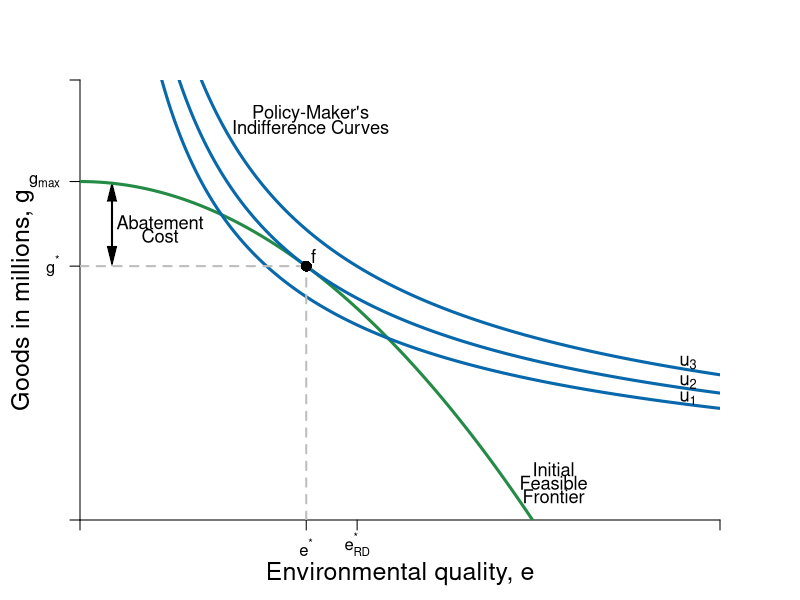

Source code (R):
#Graph Designer: Simon Halliday & Riley Boeth '17 & Madeleine Wettach '20
#Authors: Bowles, Foley and Halliday
#Title: Microeconomics: Competition, Conflict and Coordination

library(shape)
pdf(file = "constrained_optimization/step_by_step_graphs_3/indiff_feasible_environ_rd_step2.pdf", width = 8, height = 8)

#Set parameters for graphics
axislabelsize <- 1.5
labelsize <- 1.1
graphlinewidth <- 3
segmentlinewidth <- 2

COL <- c("#7fc97f", "#beaed4", "#fdc086", "#ffff99", "#386cb0", "#f0027f", "#bf5b17", "#666666")
COLA <- c("#e0f3db", "#99d8c9","#66c2a4","#41ae76", "#238b45", "#005824")
COLB <- c("#4eb3d3", "#2b8cbe", "#0868ac","#084081")

#Edited the margins to cater for the larger LHS labels
par(mar =  c(4, 4, 4, 4))

#Feasibility frontier equation and new feasbility frontier equation with R&D

ppf <- function(x, y) {
  100-((x^2)/2)
}

ppf_rd <- function(x, y) {
  100-((x^2)/3)
}

#change alpha to .4

uFn <- function(x, y, alpha = 0.4){
  (x^alpha)*(y^(1-alpha))
}

#Add limits on axes and levels of utility for each indifference curve

ylims <- c(0, 130)
xlims <- c(0, 20)

npts <- 501 
x <- seq(xlims[1], xlims[2], length.out = npts)
y <- seq(ylims[1], ylims[2], length.out = npts) 

a <- c(27, 29.16, 31.616) #alpha = 0.4

plot(0, 0, xlim = xlims, ylim = ylims, type = "n",
     xlab = expression(paste("")),
     ylab = expression(paste("")), 
     xaxt = "n", 
     yaxt = "n", 
     cex.lab = axislabelsize, 
     bty = "n", 
     xaxs="i", 
     yaxs="i"
)

#x and y limits and ticks 

# ticksx <- seq(from = 0, to = xlims[2], by = 1)
# xlabels <- seq(from = 0, to = xlims[2], by = 1)
# ticksy <- seq(from = 0, to = ylims[2], by = 10)
# ylabels <- seq(from = 0, to = ylims[2], by = 10)

ticksx <- c(xlims[1], 7.07, 8.66, xlims[2])
xlabels <- c(NA, expression(paste(e^"*")), expression(paste(e[RD]^"*")), NA)
ticksy <- c(ylims[1], ppf(x = 7.07), 100, ylims[2])
ylabels <- c(NA, expression(paste(g^"*")), expression(paste(g[max])), NA)

axis(1, at = ticksx, pos = 0, labels = xlabels)
axis(2, at = ticksy, pos = 0, labels = ylabels, las = 1)

npts <- 500 
xx1 <- seq(xlims[1], xlims[2], length.out = npts)
xx2 <- seq(0, xlims[2], length.out = npts)
xx3 <- seq(xlims[1], 0, length.out = npts)
xx4 <- seq(-11, 0, length.out = npts)

Arrows(1, 78, 1, 97, col = "black", lty = 1, lwd = 2, code = 3, arr.type = "triangle", arr.lwd = 0.5)
text(2.5, 88, expression("Abatement"), cex = labelsize)
text(2.5, 84, expression("Cost"), cex = labelsize)

#Draw the feasibility frontiers
lines(xx1, ppf(xx1, y), col = COLA[5], lwd = graphlinewidth)
#lines(xx1, ppf_rd(xx1, y), col = COLA[5], lwd = graphlinewidth)

#Label the feasibility frontier frontier
text(14.8, 15, expression("Initial"), cex = labelsize)
text(14.8, 11, expression("Feasible"), cex = labelsize)
text(14.8, 7, expression("Frontier"), cex = labelsize)


#Label the feasibility frontier with R&D frontier
#text(18.2, 15, expression("Feasible"), cex = labelsize)
#text(18.2, 11, expression("Frontier"), cex = labelsize)
#text(18.2, 7, expression("With R&D"), cex = labelsize)
#Arrows(14.2, 3, 16.6, 3, col = "black", lty = 1, lwd = 2, arr.type = "triangle", arr.lwd = 0.5)

contour(x, y, 
        outer(x, y, uFn),
        drawlabels = FALSE,
        col = COLB[3],
        lwd = graphlinewidth,
        levels = a, 
        xaxs="i", 
        yaxs="i", 
        add = TRUE)

#Axis labels
mtext(expression(paste("Environmental quality, ", e)), side = 1, line = 2.5, cex = axislabelsize)
text(-1.8, 0.5*ylims[2], expression(paste("Goods in millions, ", g)), xpd = TRUE, cex = axislabelsize, srt = 90) 

#Label the indifference curves generally
text(7.2, 120, expression("Policy-Maker's"), cex = labelsize)
text(7.2, 116, expression("Indifference Curves"), cex = labelsize)

#Label the indifference curves and place labels properly
text(19, 36, expression(u[1]), cex = labelsize)
text(19, 40.8, expression(u[2]), cex = labelsize)
text(19, 46.5, expression(u[3]), cex = labelsize)

#Annotate max u point on feasibility with r&D frontier
#text(9.1, ppf_rd(8.66) + 3, expression(paste(h)), cex = labelsize)
#segments(8.66, 0, 8.66, ppf_rd(x = 8.66), lty = 2, col = "gray", lwd = segmentlinewidth)
#segments(0, ppf_rd(x = 8.66), 8.66, ppf_rd(x = 8.66), lty = 2, col = "gray", lwd = segmentlinewidth)
#points(8.66, ppf_rd(x = 8.66), pch = 16, col = "black", cex = 1.5)

#Annotate max u point on feasibility frontier
text(7.3, ppf(7.07) + 3, expression(paste(f)), cex = labelsize)
segments(7.07, 0, 7.07, ppf(x = 7.07), lty = 2, col = "gray", lwd = segmentlinewidth)
segments(0, ppf(x = 7.07), 7.07, ppf(x = 7.07), lty = 2, col = "gray", lwd = segmentlinewidth)
points(7.07, ppf(x = 7.07), pch = 16, col = "black", cex = 1.5)

#Added arrow for abatement costs and labeled the arrow as such
# arrows(.2, 75, .2, 100, length = 0.1, angle = 30, code = 3, col = par("fg"), lty = par("lty"),   lwd = par("lwd"))
# text(1.71, 88, expression(paste("Abatement")), cex = labelsize)
# text(1.05, 84, expression(paste("Costs")), cex = labelsize)


dev.off()
